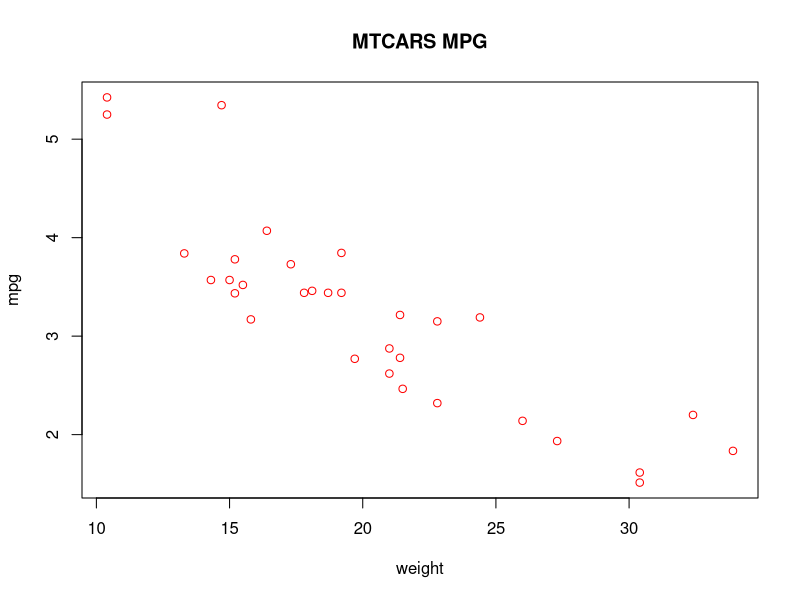
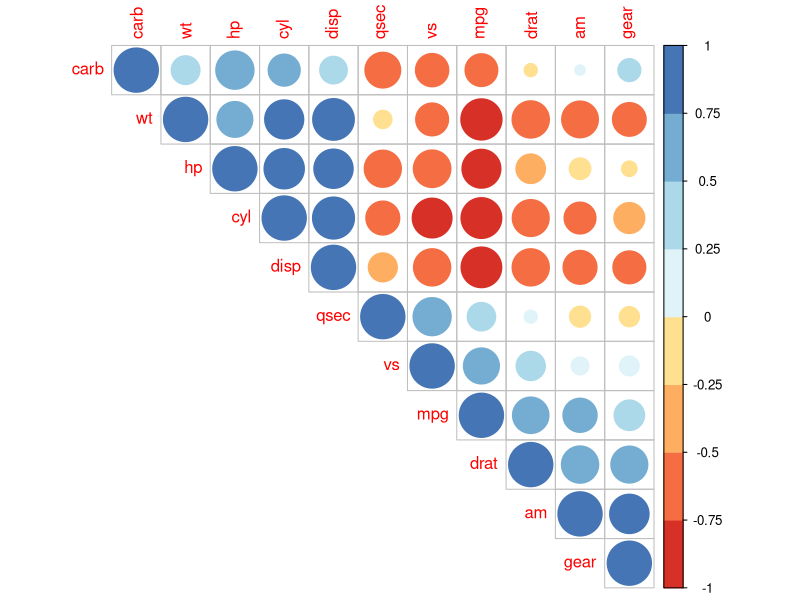
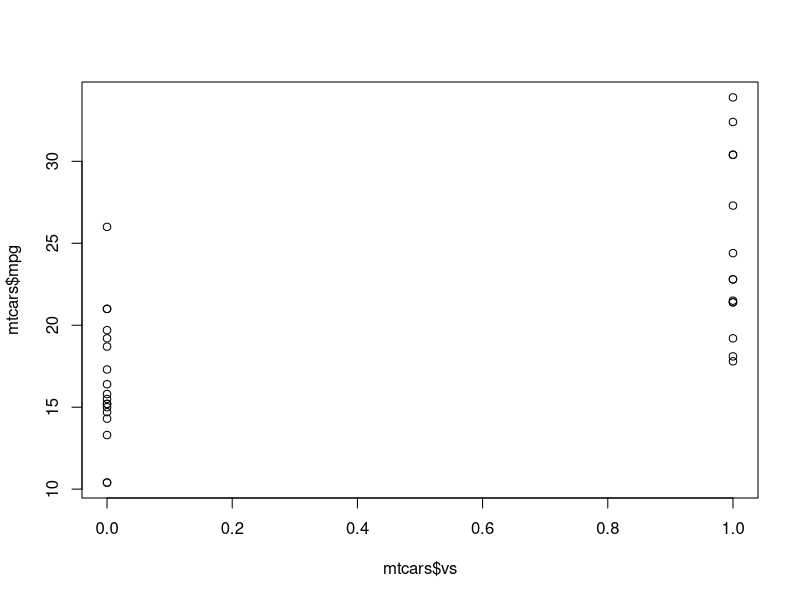
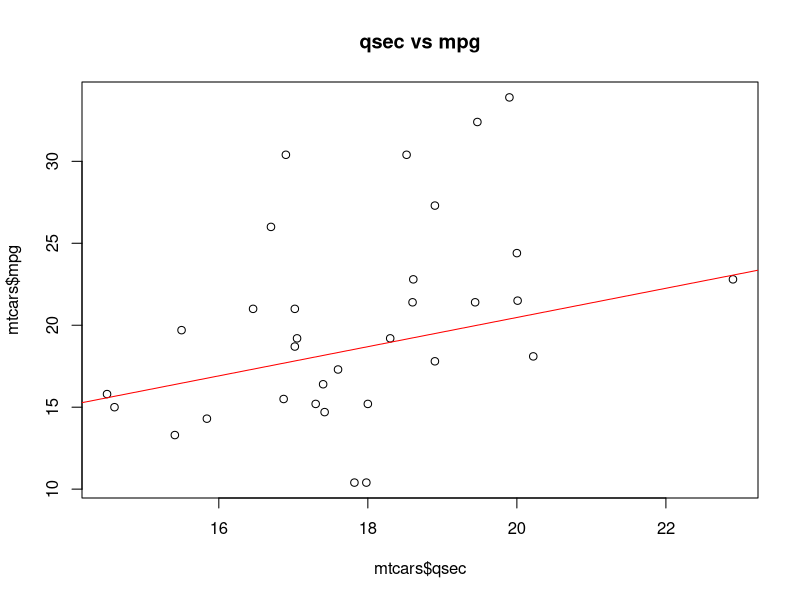
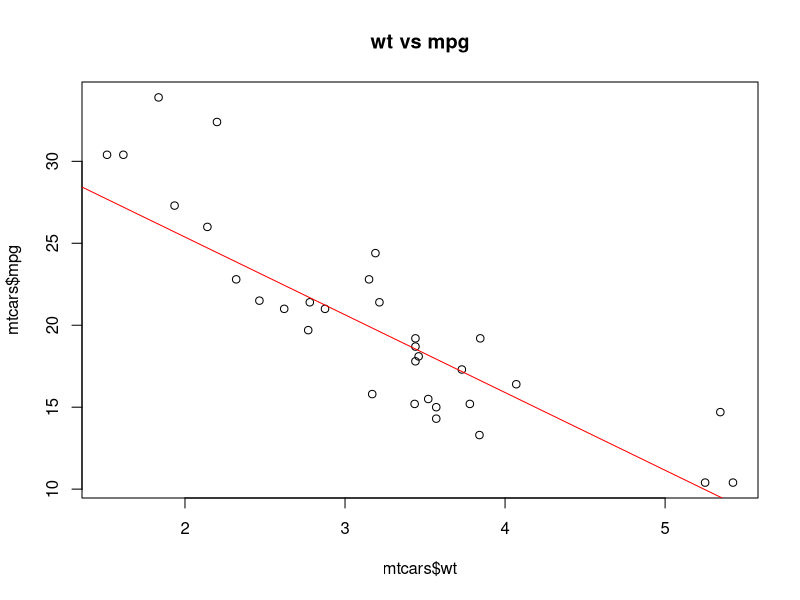

Write the R code that produced these figures, in order.
library(corrplot)
library(RColorBrewer)
library(randomForest)

# loading 
data(mtcars)
head(mtcars, 6)

?mtcars

plot(mtcars$mpg, mtcars$wt, xlab="weight", ylab="mpg", main = "MTCARS MPG", col="Red")
# Not a good summary. Full model is not good.
lm_model_mtcars <- lm(mpg ~ ., data = mtcars)
summary(lm_model_mtcars)

# Reducing the model using data from the correlation matrix
lm_model_mtcars_1 <- lm(mpg ~ vs + qsec, data=mtcars)
summary(lm_model_mtcars_1)


# Mpg has a positive correlation with vs and qsec vasriables. 
M <-cor(mtcars)
corrplot(M, type="upper", order="hclust",
         col=brewer.pal(n=8, name="RdYlBu"))

# random forest
rf_model_1 <- randomForest(mpg~., data=mtcars)
summary(rf_model_1)

# creating a training and testing set
dt = sort(sample(nrow(mtcars), nrow(mtcars)*.7))
train <- mtcars[dt,]
test<- mtcars[-dt,]

# full model is still not great
lm_train <- lm(mpg ~., train)
summary(lm_train)
pred_lm = predict(lm_train, test)
mse = (pred_lm-test)**2
mse

# reduced model from before
lm_model_reduced_1 <- lm(mpg ~ vs, train)
summary(lm_model_reduced_1)
pred_lm1 = predict(lm_model_reduced_1, test)
mse1 = (pred_lm1- test)**2
mse1
plot(mtcars$vs, mtcars$mpg)

# reduced model from before
lm_model_reduced_2 <- lm(mpg ~qsec, train)
summary(lm_model_reduced_2)
pred_lm2 = predict(lm_model_reduced_2, test)
mse2 = (pred_lm2- test)**2
mse2
plot(mtcars$qsec, mtcars$mpg, main = "qsec vs mpg")
abline(lm_model_reduced_2, col="red")

# reduced model from before
lm_model_reduced_3 <- lm(mpg ~wt, train)
summary(lm_model_reduced_3)
pred_lm3 = predict(lm_model_reduced_3, test)
mse3 = (pred_lm3- test)**2
mse3
plot(mtcars$wt, mtcars$mpg, main = "wt vs mpg")
abline(lm_model_reduced_3, col="red")